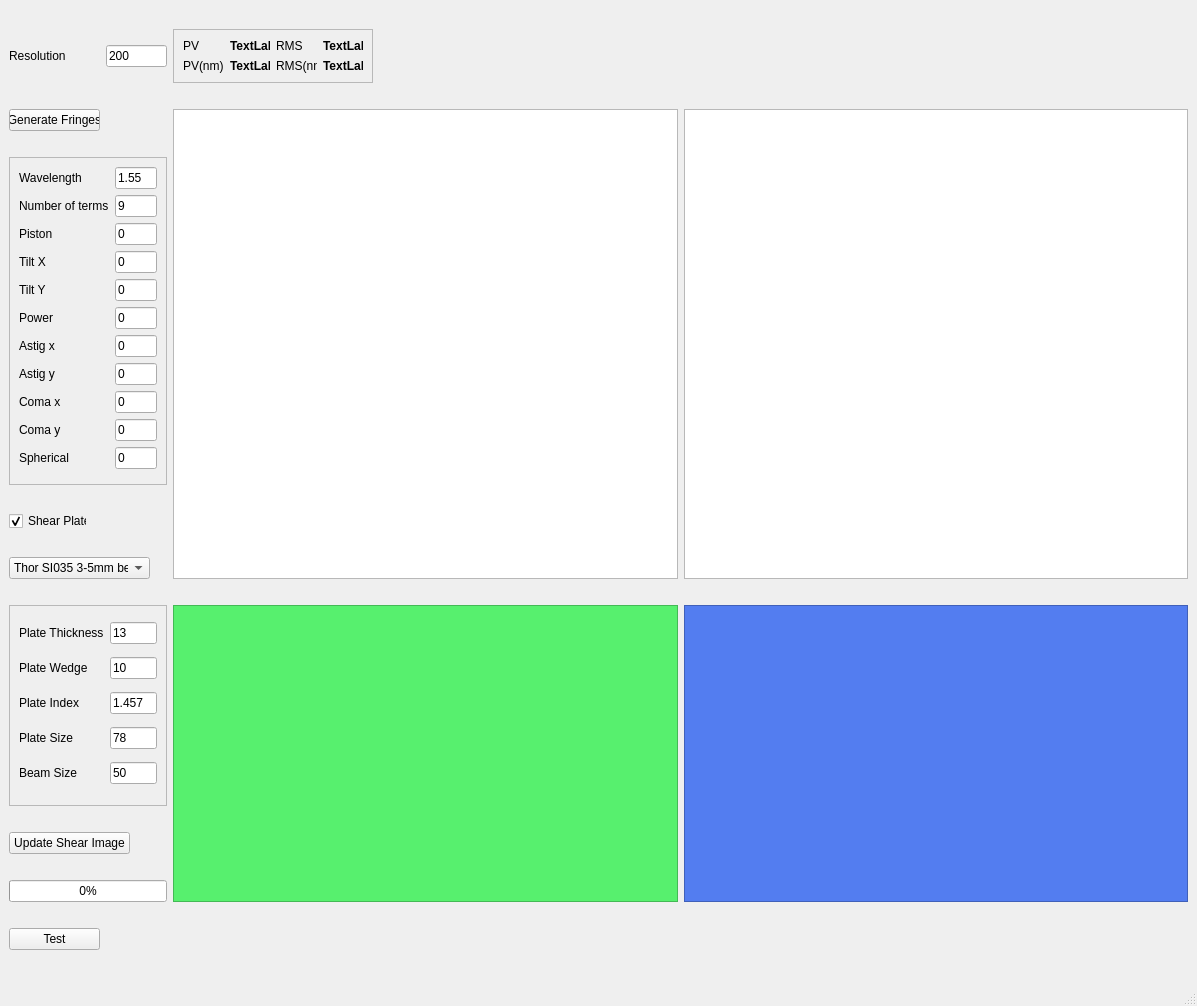
<?xml version="1.0" encoding="UTF-8"?>
<ui version="4.0">
 <class>MainWindow</class>
 <widget class="QMainWindow" name="MainWindow">
  <property name="enabled">
   <bool>true</bool>
  </property>
  <property name="geometry">
   <rect>
    <x>0</x>
    <y>0</y>
    <width>1197</width>
    <height>1006</height>
   </rect>
  </property>
  <property name="maximumSize">
   <size>
    <width>16777215</width>
    <height>16777215</height>
   </size>
  </property>
  <property name="windowTitle">
   <string>PyFringes</string>
  </property>
  <widget class="QWidget" name="centralwidget">
   <layout class="QGridLayout" name="gridLayout_4">
    <item row="7" column="0" colspan="2">
     <widget class="QProgressBar" name="progressBar">
      <property name="maximumSize">
       <size>
        <width>161</width>
        <height>16777215</height>
       </size>
      </property>
      <property name="font">
       <font>
        <family>MS Shell Dlg 2</family>
       </font>
      </property>
      <property name="value">
       <number>0</number>
      </property>
     </widget>
    </item>
    <item row="8" column="0">
     <widget class="QPushButton" name="testButton">
      <property name="text">
       <string>Test</string>
      </property>
     </widget>
    </item>
    <item row="0" column="0">
     <widget class="QLabel" name="label_13">
      <property name="text">
       <string>Resolution</string>
      </property>
     </widget>
    </item>
    <item row="0" column="1">
     <widget class="QLineEdit" name="numPix">
      <property name="maximumSize">
       <size>
        <width>61</width>
        <height>16777215</height>
       </size>
      </property>
      <property name="text">
       <string>200</string>
      </property>
     </widget>
    </item>
    <item row="1" column="0">
     <widget class="QPushButton" name="GenFringes">
      <property name="maximumSize">
       <size>
        <width>91</width>
        <height>16777215</height>
       </size>
      </property>
      <property name="text">
       <string>Generate Fringes</string>
      </property>
     </widget>
    </item>
    <item row="1" column="3" rowspan="4">
     <widget class="QGraphicsView" name="graphicsView2"/>
    </item>
    <item row="1" column="2" rowspan="4">
     <widget class="QGraphicsView" name="graphicsView"/>
    </item>
    <item row="6" column="0" colspan="2">
     <widget class="QPushButton" name="UpdateShear">
      <property name="minimumSize">
       <size>
        <width>121</width>
        <height>0</height>
       </size>
      </property>
      <property name="maximumSize">
       <size>
        <width>121</width>
        <height>16777215</height>
       </size>
      </property>
      <property name="text">
       <string>Update Shear Image</string>
      </property>
     </widget>
    </item>
    <item row="3" column="0">
     <widget class="QCheckBox" name="shearplateCheck">
      <property name="minimumSize">
       <size>
        <width>78</width>
        <height>0</height>
       </size>
      </property>
      <property name="maximumSize">
       <size>
        <width>78</width>
        <height>16777215</height>
       </size>
      </property>
      <property name="text">
       <string>Shear Plate</string>
      </property>
      <property name="checked">
       <bool>true</bool>
      </property>
     </widget>
    </item>
    <item row="4" column="0" colspan="2">
     <widget class="QComboBox" name="shearplatecomboBox">
      <property name="maximumSize">
       <size>
        <width>141</width>
        <height>16777215</height>
       </size>
      </property>
      <item>
       <property name="text">
        <string>Thor SI035 3-5mm beam</string>
       </property>
      </item>
      <item>
       <property name="text">
        <string>Thor SI050 2.5-5mm beam</string>
       </property>
      </item>
      <item>
       <property name="text">
        <string>Thor SI100 5-10mm beam</string>
       </property>
      </item>
      <item>
       <property name="text">
        <string>Thor SI254 10-25.4mm beam</string>
       </property>
      </item>
      <item>
       <property name="text">
        <string>Thor SI500 25.4-50mm beam</string>
       </property>
      </item>
     </widget>
    </item>
    <item row="5" column="2" rowspan="3">
     <widget class="QFrame" name="frame_4">
      <property name="enabled">
       <bool>true</bool>
      </property>
      <property name="palette">
       <palette>
        <active>
         <colorrole role="Base">
          <brush brushstyle="SolidPattern">
           <color alpha="255">
            <red>255</red>
            <green>255</green>
            <blue>255</blue>
           </color>
          </brush>
         </colorrole>
         <colorrole role="Window">
          <brush brushstyle="SolidPattern">
           <color alpha="255">
            <red>87</red>
            <green>240</green>
            <blue>110</blue>
           </color>
          </brush>
         </colorrole>
        </active>
        <inactive>
         <colorrole role="Base">
          <brush brushstyle="SolidPattern">
           <color alpha="255">
            <red>255</red>
            <green>255</green>
            <blue>255</blue>
           </color>
          </brush>
         </colorrole>
         <colorrole role="Window">
          <brush brushstyle="SolidPattern">
           <color alpha="255">
            <red>87</red>
            <green>240</green>
            <blue>110</blue>
           </color>
          </brush>
         </colorrole>
        </inactive>
        <disabled>
         <colorrole role="Base">
          <brush brushstyle="SolidPattern">
           <color alpha="255">
            <red>87</red>
            <green>240</green>
            <blue>110</blue>
           </color>
          </brush>
         </colorrole>
         <colorrole role="Window">
          <brush brushstyle="SolidPattern">
           <color alpha="255">
            <red>87</red>
            <green>240</green>
            <blue>110</blue>
           </color>
          </brush>
         </colorrole>
        </disabled>
       </palette>
      </property>
      <property name="autoFillBackground">
       <bool>true</bool>
      </property>
      <property name="frameShape">
       <enum>QFrame::StyledPanel</enum>
      </property>
      <property name="frameShadow">
       <enum>QFrame::Raised</enum>
      </property>
      <layout class="QGridLayout" name="gridLayout_5"/>
     </widget>
    </item>
    <item row="2" column="0" colspan="2">
     <widget class="QFrame" name="frame">
      <property name="maximumSize">
       <size>
        <width>171</width>
        <height>328</height>
       </size>
      </property>
      <property name="frameShape">
       <enum>QFrame::StyledPanel</enum>
      </property>
      <property name="frameShadow">
       <enum>QFrame::Raised</enum>
      </property>
      <layout class="QGridLayout" name="gridLayout">
       <item row="0" column="0">
        <widget class="QLabel" name="label_14">
         <property name="text">
          <string>Wavelength</string>
         </property>
        </widget>
       </item>
       <item row="0" column="1">
        <widget class="QLineEdit" name="wavelength">
         <property name="maximumSize">
          <size>
           <width>113</width>
           <height>16777215</height>
          </size>
         </property>
         <property name="text">
          <string>1.55</string>
         </property>
        </widget>
       </item>
       <item row="1" column="0">
        <widget class="QLabel" name="label_3">
         <property name="text">
          <string>Number of terms</string>
         </property>
        </widget>
       </item>
       <item row="1" column="1">
        <widget class="QLineEdit" name="numterms">
         <property name="maximumSize">
          <size>
           <width>113</width>
           <height>16777215</height>
          </size>
         </property>
         <property name="text">
          <string>9</string>
         </property>
        </widget>
       </item>
       <item row="2" column="0">
        <widget class="QLabel" name="label_4">
         <property name="text">
          <string>Piston</string>
         </property>
        </widget>
       </item>
       <item row="2" column="1">
        <widget class="QLineEdit" name="piston">
         <property name="maximumSize">
          <size>
           <width>113</width>
           <height>16777215</height>
          </size>
         </property>
         <property name="text">
          <string>0</string>
         </property>
        </widget>
       </item>
       <item row="3" column="0">
        <widget class="QLabel" name="label_5">
         <property name="text">
          <string>Tilt X</string>
         </property>
        </widget>
       </item>
       <item row="3" column="1">
        <widget class="QLineEdit" name="tiltx">
         <property name="maximumSize">
          <size>
           <width>113</width>
           <height>16777215</height>
          </size>
         </property>
         <property name="text">
          <string>0</string>
         </property>
        </widget>
       </item>
       <item row="4" column="0">
        <widget class="QLabel" name="label_6">
         <property name="text">
          <string>Tilt Y</string>
         </property>
        </widget>
       </item>
       <item row="4" column="1">
        <widget class="QLineEdit" name="tilty">
         <property name="maximumSize">
          <size>
           <width>113</width>
           <height>16777215</height>
          </size>
         </property>
         <property name="text">
          <string>0</string>
         </property>
        </widget>
       </item>
       <item row="5" column="0">
        <widget class="QLabel" name="label_7">
         <property name="text">
          <string>Power</string>
         </property>
        </widget>
       </item>
       <item row="5" column="1">
        <widget class="QLineEdit" name="power">
         <property name="maximumSize">
          <size>
           <width>113</width>
           <height>16777215</height>
          </size>
         </property>
         <property name="text">
          <string>0</string>
         </property>
        </widget>
       </item>
       <item row="6" column="0">
        <widget class="QLabel" name="label_8">
         <property name="text">
          <string>Astig x</string>
         </property>
        </widget>
       </item>
       <item row="6" column="1">
        <widget class="QLineEdit" name="astigx">
         <property name="maximumSize">
          <size>
           <width>113</width>
           <height>16777215</height>
          </size>
         </property>
         <property name="text">
          <string>0</string>
         </property>
        </widget>
       </item>
       <item row="7" column="0">
        <widget class="QLabel" name="label_10">
         <property name="text">
          <string>Astig y</string>
         </property>
        </widget>
       </item>
       <item row="7" column="1">
        <widget class="QLineEdit" name="astigy">
         <property name="maximumSize">
          <size>
           <width>113</width>
           <height>16777215</height>
          </size>
         </property>
         <property name="text">
          <string>0</string>
         </property>
        </widget>
       </item>
       <item row="8" column="0">
        <widget class="QLabel" name="label_9">
         <property name="text">
          <string>Coma x</string>
         </property>
        </widget>
       </item>
       <item row="8" column="1">
        <widget class="QLineEdit" name="comax">
         <property name="maximumSize">
          <size>
           <width>113</width>
           <height>16777215</height>
          </size>
         </property>
         <property name="text">
          <string>0</string>
         </property>
        </widget>
       </item>
       <item row="9" column="0">
        <widget class="QLabel" name="label_12">
         <property name="text">
          <string>Coma y</string>
         </property>
        </widget>
       </item>
       <item row="9" column="1">
        <widget class="QLineEdit" name="comay">
         <property name="maximumSize">
          <size>
           <width>113</width>
           <height>16777215</height>
          </size>
         </property>
         <property name="text">
          <string>0</string>
         </property>
        </widget>
       </item>
       <item row="10" column="0">
        <widget class="QLabel" name="label_11">
         <property name="text">
          <string>Spherical</string>
         </property>
        </widget>
       </item>
       <item row="10" column="1">
        <widget class="QLineEdit" name="spherical">
         <property name="maximumSize">
          <size>
           <width>113</width>
           <height>16777215</height>
          </size>
         </property>
         <property name="text">
          <string>0</string>
         </property>
        </widget>
       </item>
      </layout>
     </widget>
    </item>
    <item row="0" column="2">
     <widget class="QFrame" name="frame_3">
      <property name="maximumSize">
       <size>
        <width>200</width>
        <height>62</height>
       </size>
      </property>
      <property name="frameShape">
       <enum>QFrame::StyledPanel</enum>
      </property>
      <property name="frameShadow">
       <enum>QFrame::Raised</enum>
      </property>
      <layout class="QGridLayout" name="gridLayout_2">
       <item row="0" column="2">
        <widget class="QLabel" name="label_19">
         <property name="maximumSize">
          <size>
           <width>47</width>
           <height>16777215</height>
          </size>
         </property>
         <property name="text">
          <string>RMS</string>
         </property>
        </widget>
       </item>
       <item row="0" column="0">
        <widget class="QLabel" name="label_18">
         <property name="maximumSize">
          <size>
           <width>31</width>
           <height>16</height>
          </size>
         </property>
         <property name="text">
          <string>PV</string>
         </property>
        </widget>
       </item>
       <item row="0" column="1">
        <widget class="QLabel" name="txtPV">
         <property name="maximumSize">
          <size>
           <width>47</width>
           <height>13</height>
          </size>
         </property>
         <property name="font">
          <font>
           <weight>75</weight>
           <bold>true</bold>
          </font>
         </property>
         <property name="text">
          <string>TextLabel</string>
         </property>
        </widget>
       </item>
       <item row="0" column="3">
        <widget class="QLabel" name="txtRMS">
         <property name="maximumSize">
          <size>
           <width>16777215</width>
           <height>13</height>
          </size>
         </property>
         <property name="font">
          <font>
           <weight>75</weight>
           <bold>true</bold>
          </font>
         </property>
         <property name="text">
          <string>TextLabel</string>
         </property>
        </widget>
       </item>
       <item row="2" column="0">
        <widget class="QLabel" name="label_20">
         <property name="text">
          <string>PV(nm)</string>
         </property>
        </widget>
       </item>
       <item row="2" column="2">
        <widget class="QLabel" name="label_21">
         <property name="text">
          <string>RMS(nm)</string>
         </property>
        </widget>
       </item>
       <item row="2" column="1">
        <widget class="QLabel" name="txtPVnm">
         <property name="maximumSize">
          <size>
           <width>47</width>
           <height>13</height>
          </size>
         </property>
         <property name="font">
          <font>
           <weight>75</weight>
           <bold>true</bold>
          </font>
         </property>
         <property name="text">
          <string>TextLabel</string>
         </property>
        </widget>
       </item>
       <item row="2" column="3">
        <widget class="QLabel" name="txtRMSnm">
         <property name="font">
          <font>
           <weight>75</weight>
           <bold>true</bold>
          </font>
         </property>
         <property name="text">
          <string>TextLabel</string>
         </property>
        </widget>
       </item>
      </layout>
     </widget>
    </item>
    <item row="5" column="0" colspan="2">
     <widget class="QFrame" name="frame_2">
      <property name="maximumSize">
       <size>
        <width>161</width>
        <height>201</height>
       </size>
      </property>
      <property name="frameShape">
       <enum>QFrame::StyledPanel</enum>
      </property>
      <property name="frameShadow">
       <enum>QFrame::Raised</enum>
      </property>
      <layout class="QGridLayout" name="gridLayout_3">
       <item row="1" column="0">
        <widget class="QLabel" name="label_2">
         <property name="text">
          <string>Plate Wedge</string>
         </property>
        </widget>
       </item>
       <item row="2" column="0">
        <widget class="QLabel" name="label_15">
         <property name="text">
          <string>Plate Index</string>
         </property>
        </widget>
       </item>
       <item row="3" column="0">
        <widget class="QLabel" name="label_17">
         <property name="text">
          <string>Plate Size</string>
         </property>
        </widget>
       </item>
       <item row="0" column="0">
        <widget class="QLabel" name="label">
         <property name="text">
          <string>Plate Thickness</string>
         </property>
        </widget>
       </item>
       <item row="1" column="1">
        <widget class="QLineEdit" name="platewedge">
         <property name="text">
          <string>10</string>
         </property>
        </widget>
       </item>
       <item row="3" column="1">
        <widget class="QLineEdit" name="platesize">
         <property name="text">
          <string>78</string>
         </property>
        </widget>
       </item>
       <item row="0" column="1">
        <widget class="QLineEdit" name="platethickness">
         <property name="text">
          <string>13</string>
         </property>
        </widget>
       </item>
       <item row="4" column="0">
        <widget class="QLabel" name="label_16">
         <property name="text">
          <string>Beam Size</string>
         </property>
        </widget>
       </item>
       <item row="4" column="1">
        <widget class="QLineEdit" name="beamsize">
         <property name="text">
          <string>50</string>
         </property>
        </widget>
       </item>
       <item row="2" column="1">
        <widget class="QLineEdit" name="plateindex">
         <property name="text">
          <string>1.457</string>
         </property>
        </widget>
       </item>
      </layout>
     </widget>
    </item>
    <item row="5" column="3" rowspan="3">
     <widget class="QFrame" name="frame_5">
      <property name="palette">
       <palette>
        <active>
         <colorrole role="Base">
          <brush brushstyle="SolidPattern">
           <color alpha="255">
            <red>255</red>
            <green>255</green>
            <blue>255</blue>
           </color>
          </brush>
         </colorrole>
         <colorrole role="Window">
          <brush brushstyle="SolidPattern">
           <color alpha="255">
            <red>83</red>
            <green>125</green>
            <blue>240</blue>
           </color>
          </brush>
         </colorrole>
        </active>
        <inactive>
         <colorrole role="Base">
          <brush brushstyle="SolidPattern">
           <color alpha="255">
            <red>255</red>
            <green>255</green>
            <blue>255</blue>
           </color>
          </brush>
         </colorrole>
         <colorrole role="Window">
          <brush brushstyle="SolidPattern">
           <color alpha="255">
            <red>83</red>
            <green>125</green>
            <blue>240</blue>
           </color>
          </brush>
         </colorrole>
        </inactive>
        <disabled>
         <colorrole role="Base">
          <brush brushstyle="SolidPattern">
           <color alpha="255">
            <red>83</red>
            <green>125</green>
            <blue>240</blue>
           </color>
          </brush>
         </colorrole>
         <colorrole role="Window">
          <brush brushstyle="SolidPattern">
           <color alpha="255">
            <red>83</red>
            <green>125</green>
            <blue>240</blue>
           </color>
          </brush>
         </colorrole>
        </disabled>
       </palette>
      </property>
      <property name="autoFillBackground">
       <bool>true</bool>
      </property>
      <property name="frameShape">
       <enum>QFrame::StyledPanel</enum>
      </property>
      <property name="frameShadow">
       <enum>QFrame::Raised</enum>
      </property>
     </widget>
    </item>
   </layout>
  </widget>
  <widget class="QMenuBar" name="menubar">
   <property name="geometry">
    <rect>
     <x>0</x>
     <y>0</y>
     <width>1197</width>
     <height>21</height>
    </rect>
   </property>
  </widget>
  <widget class="QStatusBar" name="statusbar"/>
 </widget>
 <resources/>
 <connections/>
</ui>
